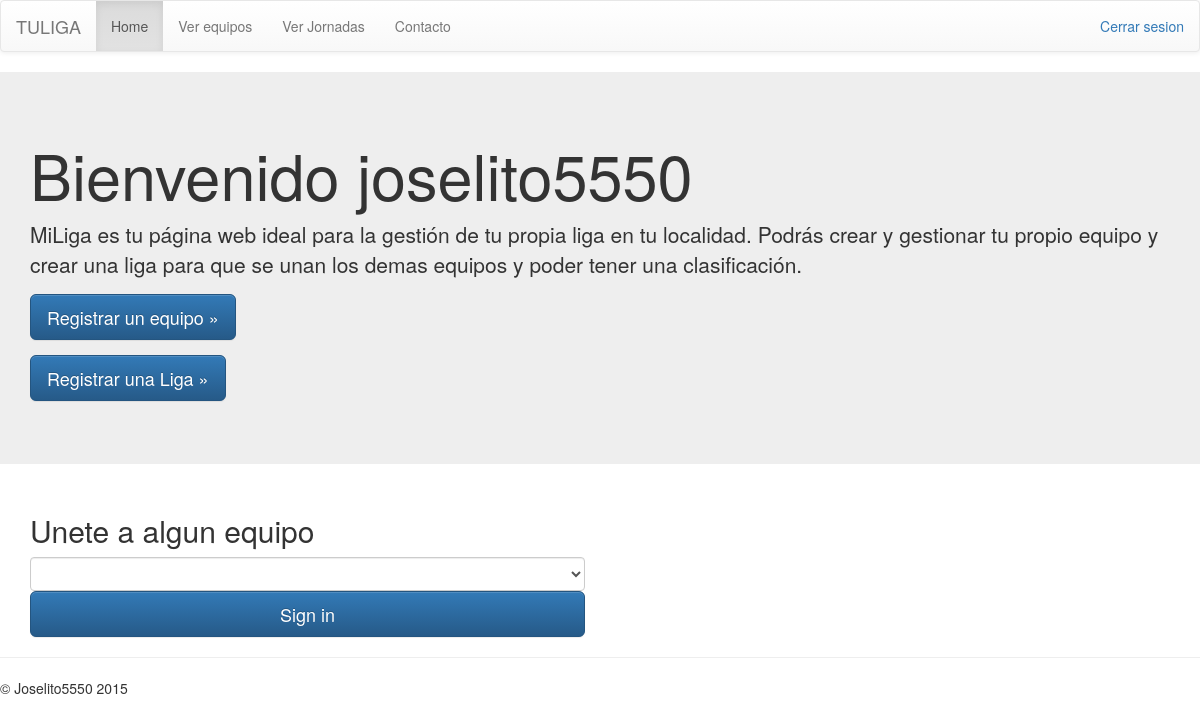
The app's page /index (signed in), older data.
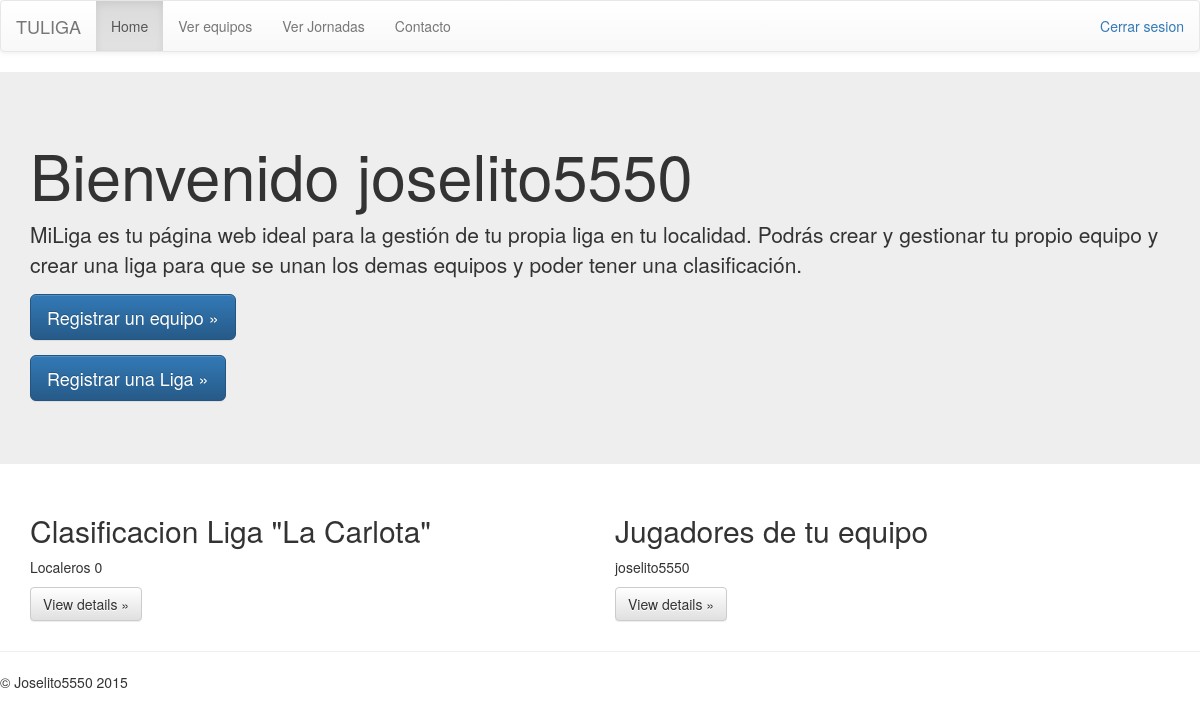
The same page, newer data.
### jugador_equipo/models.py (models this page shows, shortened)
class Perfiles(models.Model):
    usuario = models.OneToOneField(User)
    telefono = models.IntegerField()
    equipo = models.ForeignKey(Equipo, null=True, blank=True)

class Equipo(models.Model):
    nombre = models.CharField(unique=True, max_length=20)
    ciudad = models.CharField(max_length=30)
    anio_creacion = models.IntegerField(default=0)
    descripcion = models.CharField(max_length=400, null=True)
    nombre_del_entrenador = models.CharField(max_length=20)
    puntos = models.IntegerField(default=0)
    administrador = models.OneToOneField(User)
    Liga = models.ForeignKey(Liga, null=True, blank=True)
    contrasena = models.CharField(max_length=20, null=False, default="")
    class Meta:
        ordering = ['nombre']

### equipo_jornada/models.py (models this page shows, shortened)
class Liga(models.Model):
    nombre = models.CharField(unique=True, max_length=20)
    ciudad = models.CharField(max_length=30)
    anio_creacion = models.IntegerField()
    descripcion = models.CharField(max_length=400, null=True)
    administrador = models.OneToOneField(User)
    fecha_comienzo = models.DateField(null=True)
    contrasena = models.CharField(max_length=20, null=False, default="")
    jornadas_realizadas = models.BooleanField(default=False)
    class Meta:
        ordering = ['nombre']

### jugador_equipo/views.py (the view)
# urls.py: url(r'^index$', views.index),
def index(request):
    context['todos_equipos'] = Equipo.objects.all()
    if request.user.is_authenticated():
        print "hola joselito"
        context['usuario'] = Perfiles.objects.get(usuario=request.user)
        if context['usuario'].equipo:
            context['equipos'] = Equipo.objects.filter(
                Liga=context['usuario'].equipo.Liga)
            context['tiene_equipo'] = True
            if request.user == context['usuario'].equipo.administrador:
                context['administrador_equipo'] = True
                context['jugadores'] = Perfiles.objects.filter(
                    equipo=context['usuario'].equipo)
            else:
                context['administrador_equipo'] = False
                print context['administrador_equipo']
        else:
            context['equipo'] = "nada"
            context['tiene_equipo'] = False
    return render(request, 'principal.html', {'context': context})

### equipo_jornada/templates/principal.html (shortened to what this page needs)
<!DOCTYPE html>
<html lang="en">
<head>
      <link rel="stylesheet" href="https://maxcdn.bootstrapcdn.com/bootstrap/3.3.5/css/bootstrap.min.css">
      <link rel="stylesheet" href="https://maxcdn.bootstrapcdn.com/bootstrap/3.3.5/css/bootstrap-theme.min.css">
</head>
<body>
      <nav class="navbar navbar-default">
            <div class="container-fluid">
                  <div class="navbar-header">
                        <a class="navbar-brand" href="/index">TULIGA</a>
                  </div>
                  <div id="navbar" class="navbar-collapse collapse">
                        {% if user.is_authenticated %}
                        <p class="navbar-text navbar-right"><a href="/cerrar">Cerrar sesion</a></p>
                        <ul class="nav navbar-nav">
                              <li class="active"><a href="#">Home</a></li>
                              <li><a href="/ver_equipos">Ver equipos</a></li>
                              <li><a href="/ver_jornadas">Ver Jornadas</a></li>
                              <li><a href="#">Contacto</a></li>
                        </ul>
                        {% else %}
                        <div class="navbar-right">
                              <button type="button" class="btn btn-primary" href="/inicio_sesion" name="button"><a href="/inicio_sesion">Iniciar Sesion</a></button>
                        </div>
                        {% endif %}
                  </div>
            </div>
      </nav>
      <div class="jumbotron">
            <div class="container">
                  <h1>Bienvenido {{user.username}}</h1>
                  <p>MiLiga es tu página web ideal para la gestión de tu propia liga en tu localidad. Podrás crear y gestionar tu propio equipo y crear una liga para que se unan los demas equipos y poder tener una clasificación.</p>
                  {% if user.is_authenticated%}
                  <p><a class="btn btn-primary btn-lg" href="/registrar_equipo" role="button">Registrar un equipo &raquo;</a></p>
                  <p><a class="btn btn-primary btn-lg" href="/registrar_liga" role="button">Registrar una Liga &raquo;</a></p>
                  {%endif%}
            </div>
      </div>
      <div class="container">
            {% if user.is_authenticated %} {% if context.tiene_equipo%}
            <div class="row">
                  <div class="col-md-6">
                        <h2>Clasificacion Liga "{{context.usuario.equipo.Liga.nombre}}"</h2>
                        {%for equipo_aux in context.equipos%}
                        <p>{{equipo_aux.nombre}} {{equipo_aux.puntos}}</p>
                        {%endfor%}
                        <p><a class="btn btn-default" href="#" role="button">View details &raquo;</a></p>
                  </div>
                  {% else %}
                  <div class="row">
                        <div class="col-md-6">
                              <h2>Unete a algun equipo</h2>
                              <form class="" action="/unirte_equipo" method="POST">
                                    <select method="POST" class="form-control" name="nombre_equipo">
                                    </select>
                                    <button class="btn btn-lg btn-primary btn-block" type="submit">Sign in</button>
                              </form>
                        </div>
                  </div>
                  {%endif%} {%if context.administrador_equipo%}
                  <div class="col-md-6">
                        <h2>Jugadores de tu equipo</h2>
                        {% for jugador in context.jugadores%}
                        <p>{{jugador.usuario.username}}</p>
                        {%endfor%}
                        <p><a class="btn btn-default" href="#" role="button">View details &raquo;</a></p>
                  </div>
            </div>
            {% endif %} {% endif %}
      </div>
      <hr>
      <footer>
            <p>&copy; Joselito5550 2015</p>
      </footer>
</body>
</html>

Row changes from the older to the newer data that the page shows:
now on this page (row edited): Perfiles: usuario.equipo.Liga.nombre "La Carlota", usuario.username "joselito5550"
added Equipo: nombre "Localeros", puntos "0"
Text that changed along with them:
text no longer shown: "Unete a algun equipo Sign in"
text now shown: "Clasificacion Liga \" \" View details » Jugadores de tu equipo View details »"
